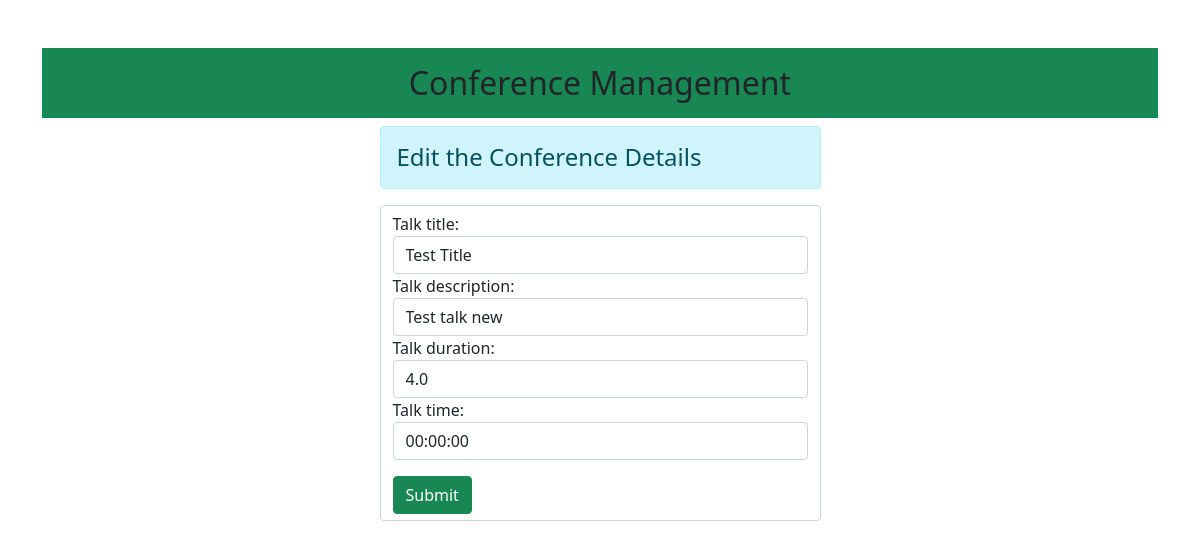
Page /Test Title/talks/edit on the committed database.
### myapp/models.py (models this page shows)
class TalkModel(models.Model):
    talk_conference_title  = models.ForeignKey(ConferenceModel,on_delete=models.CASCADE)
    talk_title = models.TextField(null=False,primary_key=True)
    talk_description =  models.CharField(max_length=100,null=False)
    talk_duration = models.DecimalField(max_digits=2,decimal_places=1)
    talk_time = models.TimeField(null=True)

### myapp/views.py (the view)
# urls.py: path('<str:id>/talks/edit',views.talkedit,name='talkedit'),
def talkedit(request,id):
    if request.method == 'POST':
        uniquetalktitle = TalkModel.objects.get(pk=id)
        requesttalkdetails = TalkForm(request.POST,instance=uniquetalktitle)
        if requesttalkdetails.is_valid():
            requesttalkdetails.save()
            return HttpResponsePermanentRedirect('/')
    else:
        uniquetalktitle = TalkModel.objects.get(pk=id)
        requesttalkdetails = TalkForm(instance=uniquetalktitle)
    return render(request,'myapp/talkedit.html',{'requesttalkdetails':requesttalkdetails})

### myapp/forms.py
class TalkForm(forms.ModelForm):
    class Meta:
        model = TalkModel
        fields = ['talk_conference_title','talk_title','talk_description','talk_duration','talk_time']
        widgets = {
            'talk_conference_title' : forms.HiddenInput,
            'talk_title' : forms.TextInput(attrs={'class':'form-control '}),
            'talk_description' : forms.TextInput(attrs={'class':'form-control '}),
            'talk_duration' : forms.TextInput(attrs={'class':'form-control '}),
            'talk_time' : forms.TextInput(attrs={'class':'form-control','placeholder':'HH:MM:SS'}),
        }

### myapp/templates/myapp/talkedit.html (shortened to what this page needs)
{% extends 'myapp/base.html' %}
{% block content %}
<div class="col-sm-5 container">
    <h4 class="alert alert-info">Edit the Conference Details</h4>
    <form class="form-control" method="POST">
    {{ requesttalkdetails }}
        <input type="submit" class="btn btn-success " value="Submit" id="add">
    </form>
</div>
{% endblock content %}

### rows in the picture
TalkModel: talk_title "Test Title", talk_description "Test talk new", talk_duration "4.0", talk_time "00:00:00"
